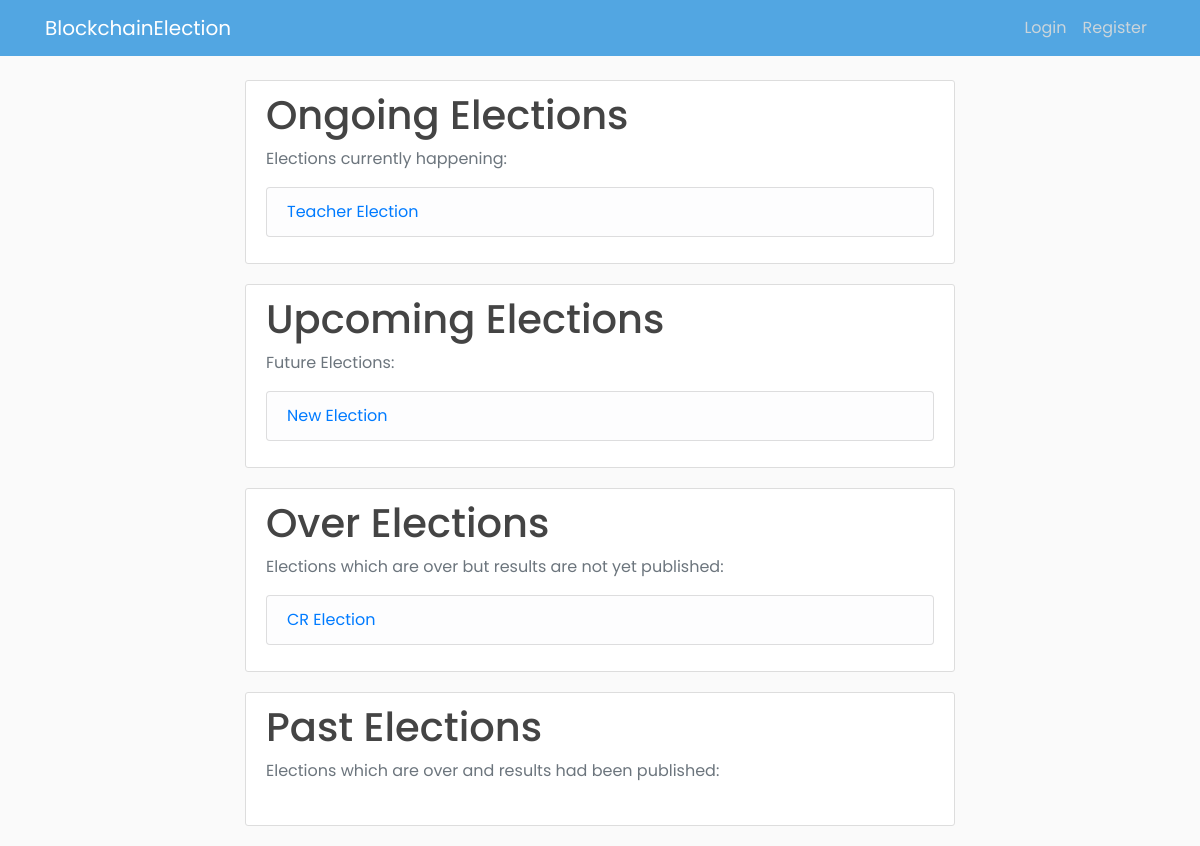
Page /home on the earlier database version.
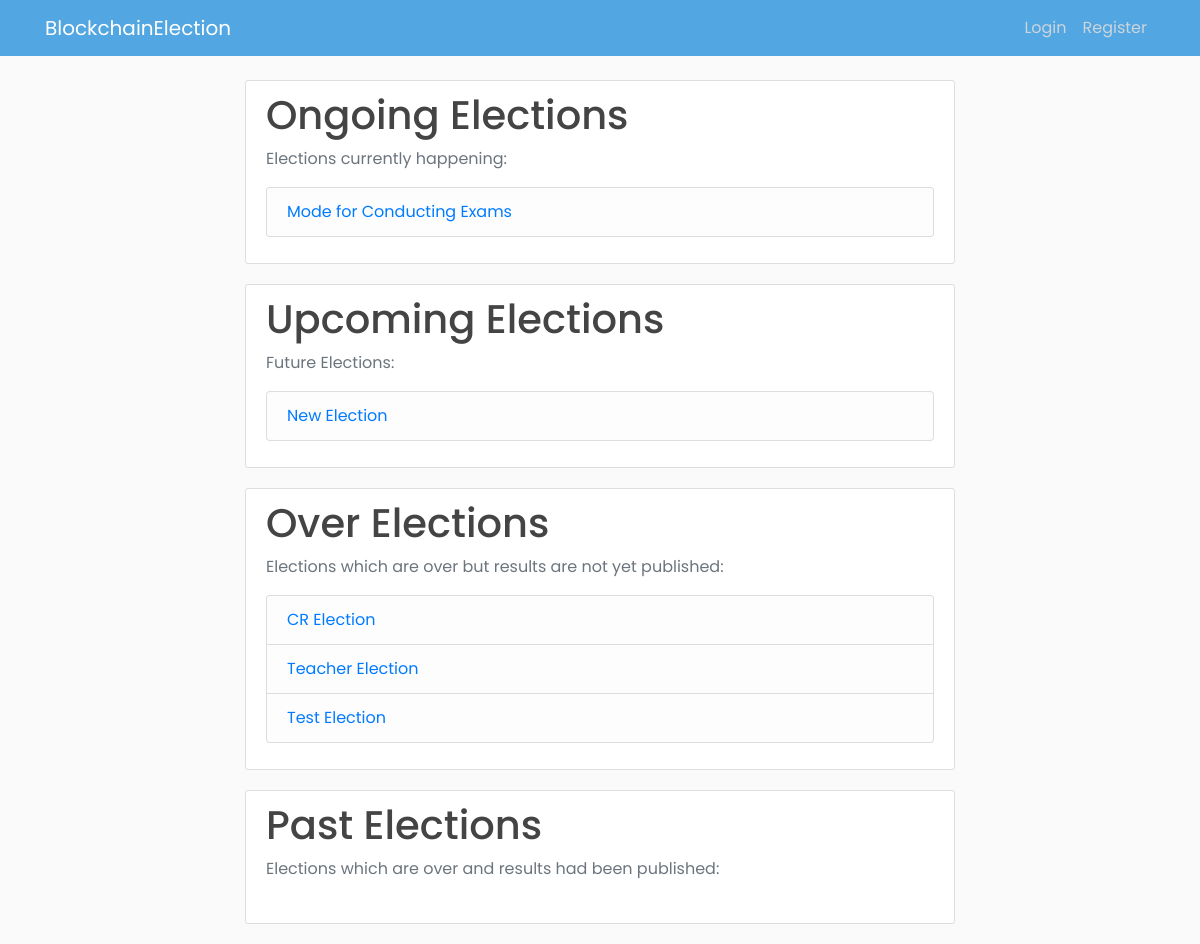
Same page on the later database version.
### app/models.py (models this page shows, shortened)
class Election(db.Model):
    election_id = db.Column(db.String(5), primary_key=True, nullable=False)
    election_title = db.Column(db.String(255), nullable=False)
    create_date = db.Column(db.DateTime, nullable=False, default=datetime.utcnow)
    start_date = db.Column(db.DateTime, nullable=False, default=datetime.utcnow)
    end_date = db.Column(db.DateTime, db.CheckConstraint("end_date > start_date"), nullable=False)
    public_key = db.Column(db.String(255), nullable=False, unique=True)
    max_attempt = db.Column(db.Integer, nullable=False, default=3)
    election_state = db.Column(db.String(30), db.CheckConstraint("election_state in ('upcoming', 'ongoing', 'over', 'past')"))
    results_published = db.Column(db.Boolean, nullable=False, default=False)

### app/routes.py (the view)
@app.route("/home")
def home():
    elections = Election.query.order_by(Election.start_date).all()
    for election in elections:
        if election.start_date <= datetime.now() and datetime.now() <= election.end_date:
            election.election_state = 'ongoing'
        elif datetime.now() < election.start_date:
            election.election_state = 'upcoming'
        elif datetime.now() > election.end_date and election.results_published == False:
            election.election_state = 'over'
        elif datetime.now() > election.end_date and election.results_published == True:
            election.election_state = 'past'
    db.session.commit()
    return render_template("home.html", elections=elections)

### app/templates/home.html (shortened to what this page needs)
{% extends "home_base.html" %}
{% block content %}
{% include 'ongoing_elections.html' %}
{% include 'upcoming_elections.html' %}
{% include 'over_elections.html' %}
{% include 'past_elections.html' %}
{% endblock content %}

### app/templates/ongoing_elections.html
{% block ongoing_elections %}
<div class="content-section">
  <h1>Ongoing Elections</h1>
  <p class='text-muted'>Elections currently happening:
  <ul class="list-group">
      {% for election in elections %}
          {% if election.election_state == 'ongoing' %}
              <li class="list-group-item list-group-item-light"><a href="{{ url_for('view_election', id=election.election_id) }}">{{ election.election_title }}</a></li>
          {% endif %}
      {% endfor %}
  </ul>
  </p>
</div>
{% endblock ongoing_elections %}

### app/templates/upcoming_elections.html
{% block upcoming_elections %}
<div class="content-section">
  <h1>Upcoming Elections</h1>
  <p class='text-muted'>Future Elections:
  <ul class="list-group">
      {% for election in elections %}
          {% if election.election_state == 'upcoming' %}
              <li class="list-group-item list-group-item-light"><a href="{{ url_for('view_election', id=election.election_id) }}">{{ election.election_title }}</a></li>
          {% endif %}
      {% endfor %}
  </ul>
  </p>
</div>
{% endblock upcoming_elections %}

### app/templates/over_elections.html
{% block over_elections %}
<div class="content-section">
  <h1>Over Elections</h1>
  <p class='text-muted'>Elections which are over but results are not yet published:
  <ul class="list-group">
    {% for election in elections %}
    {% if election.election_state == 'over' %}
        <li class="list-group-item list-group-item-light"><a href="{{ url_for('view_election', id=election.election_id) }}">{{ election.election_title }}</a></li>
    {% endif %}
{% endfor %}
  </ul>
  </p>
</div>
{% endblock over_elections %}

Differences in the rows shown:
added Election: election_title "Mode for Conducting Exams", shown under "Ongoing Elections"
changed Election "Teacher Election": moves from the list under "Ongoing Elections" to the list under "Over Elections"
added Election: election_title "Test Election", shown under "Over Elections"
